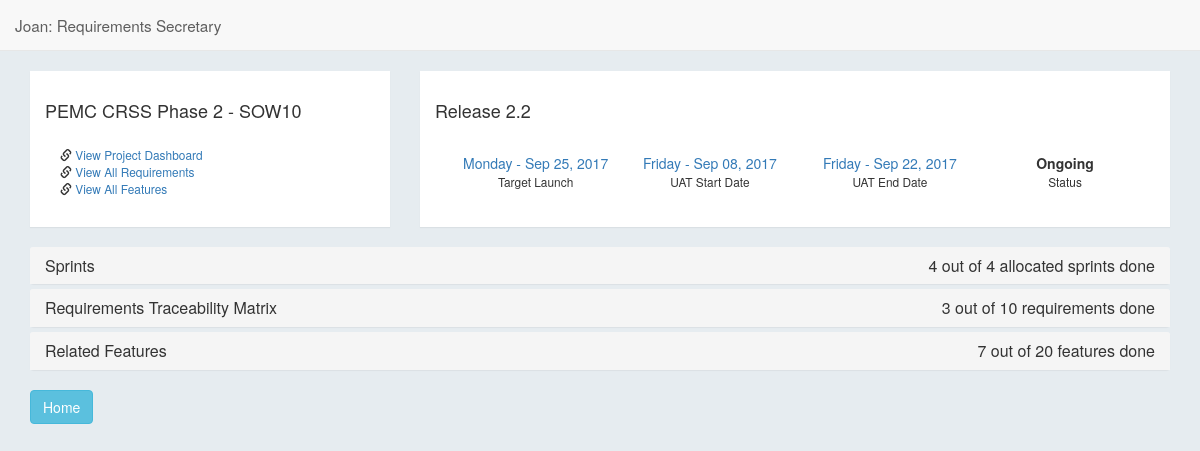
The page /joan/release/2/ on the database as committed earlier.
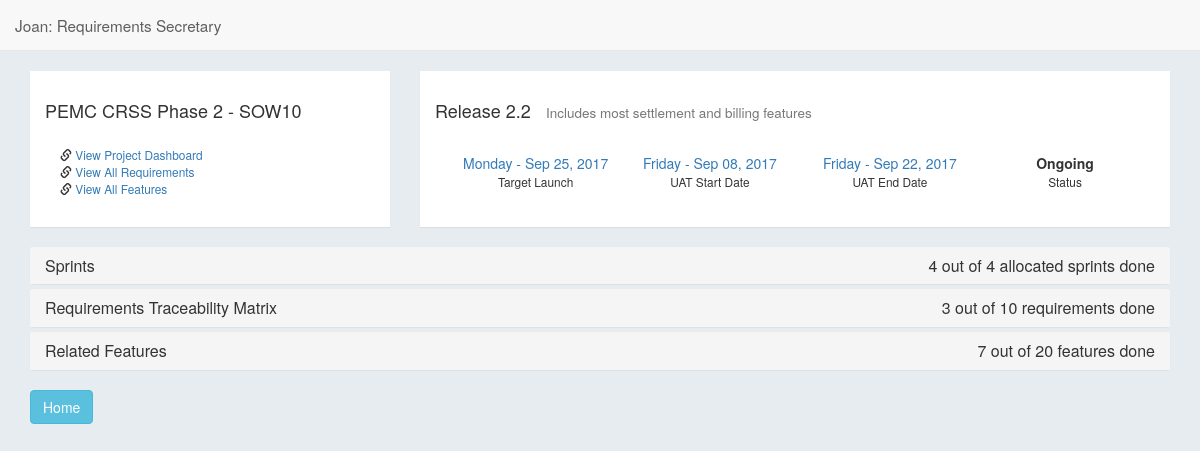
The same page on the database as committed later.
### joan/models.py (models this page shows, shortened)
class Release (models.Model):
    project = models.ForeignKey(Project, on_delete=models.CASCADE, default=DEFAULT_PROJECT)
    release_name = models.CharField(max_length=50)
    release_target_date = models.DateField(blank=True, null=True)
    release_actual_date = models.DateField(blank=True, null=True)
    release_uat_start_date = models.DateField(blank=True, null=True)
    release_uat_end_date = models.DateField(blank=True, null=True)
    release_details = models.CharField(max_length=70,blank=True)
    def __str__(self):
        return "Rel " + self.release_name

class Project (models.Model):
    project_name = models.CharField(max_length=50,unique = True)
    slug = models.SlugField(max_length=10, null=True,unique=True)
    project_company = models.CharField(max_length=50)
    project_description = models.CharField(max_length=50)
    project_start_date = models.DateField(blank=True,null=True)
    project_end_date = models.DateField(blank=True, null=True)
    created_at = models.DateTimeField(auto_now_add=True,null=True)
    updated_at = models.DateTimeField(auto_now=True,null=True)
    def __str__(self):
        return self.project_name

### joan/views.py (the view)
# urls.py: url(r'^release/(?P<pk>[a-zA-Z0-9-]+)/$', views.ReleaseView.as_view(), name='release'),
class ReleaseView(generic.DetailView):
    model = Release
    template_name = 'joan/release.html'
    def get_context_data(self, **kwargs):
        context = super(ReleaseView, self).get_context_data(**kwargs)
        context['requirement_list'] = Requirement.objects.filter(feature__release__id__exact=self.kwargs['pk']).distinct()
        context['done_requirement_list'] = Requirement.objects.distinct().filter(feature__release__id__exact=self.kwargs['pk']).filter(feature__status__exact='DO').exclude(feature__status__in=('NW', 'DU', 'FV'))
        context['done_feature_list'] = Feature.objects.filter(release__id__exact=self.kwargs['pk']).filter(status__exact='DO')
        context['done_feature_list'] = Feature.objects.filter(release__id__exact=self.kwargs['pk']).filter(status__exact='DO')
        context['done_sprint_list'] = Sprint.objects.filter(release__id__exact=self.kwargs['pk']).filter(status__exact='DO')
        context['sprint_list'] = Sprint.objects.filter(release__id__exact=self.kwargs['pk']).order_by('-sprint_end_date')
        return context

### joan/models.py (called while the page is built)
    def __str__(self):
        return self.requirement_heading

    def __str__(self):
        return self.feature_text

    def __str__(self):
        return "%s - %s" %(self.release, self.sprint_name)

### joan/templatetags/extras.py (called while the page is built)
@register.inclusion_tag(t)
def show_status(model):
    return {'model': model }

@register.filter(expects_localtime=True)
def count_business_days(to_date):
    from_date = localtime(now()).date()
    try:
        if to_date > from_date:
            day_generator = (from_date + timedelta(x + 1) for x in range((to_date - from_date).days))
            mandays = sum(1 for day in day_generator if day.weekday() <= 5)
            if mandays > 1: return str(mandays)  + " workdays to go"
            else: return str(mandays)  + " workday to go"
        else:
            day_generator = (from_date + timedelta(x + 1) for x in range((from_date - to_date).days))
            mandays = sum(1 for day in day_generator if day.weekday() <= 5) + 1
            if mandays > 1: return str(mandays)  + " workdays ago"
            else: return str(mandays)  + " workday ago"
    except AttributeError:
        return ''

### joan/templates/joan/release.html (shortened to what this page needs)
{% extends 'joan/base.html' %}
{% load extras %}
  {% block pagecontent %}
<div class="container">
<br>
  <div class="row">
    <div class="col-sm-4">
      <div class="panel module">
        <h4>{{ release.project }}</h4>
        <div class="panel-body">
        <small><span class="glyphicon glyphicon-link" aria-hidden="true"></span> <a href="{% url 'joan:project' release.project.id %}">View Project Dashboard</a></small><br>
      <small><span class="glyphicon glyphicon-link" aria-hidden="true"></span> <a href="{% url 'joan:requirements_list' release.project.id %}">View All Requirements</a></small><br>
        <small><span class="glyphicon glyphicon-link" aria-hidden="true"></span> <a href="{% url 'joan:features_list' release.project.id %}">View All Features</a></small>
      </div>
      </div>
    </div>
    <div class="col-sm-8">
      <div class="panel module">
        <div class="row">
          <div class="col-sm-12">
          <h4>Release {{ release.release_name }} &nbsp; <span class="text-right"><small>{{ release.release_details }}</small></span> </h4>
          </div>
        </div>
          <div class="panel-body">
            <div class="row">
              <div class="col-sm-3 text-center">
                  <div class="btn">
                    <a href="" data-toggle="tooltip" data-html="true" title="  {{release.release_target_date|count_business_days }}" style="cursor: pointer">{{ release.release_target_date|date:"l - M d, Y" }}</a> <br>
                    <small>Target Launch</small>
                  </div>
              </div>
              <div class="col-sm-3 text-center">
                <div class="btn">
                  <a href="" data-toggle="tooltip" data-html="true" title="  {{release.release_uat_start_date|count_business_days }}" style="cursor: pointer">{{ release.release_uat_start_date|date:"l - M d, Y" }}</a> <br>
                  <small>UAT Start Date</small>
                </div>
              </div>
              <div class="col-sm-3 text-center">
                <div class="btn">
                  <a href=""  data-toggle="tooltip" data-html="true" title="  {{release.release_uat_end_date|count_business_days }}" style="cursor: pointer">{{ release.release_uat_end_date|date:"l - M d, Y" }}</a> <br>
                  <small>UAT End Date</small>
                </div>
              </div>
              <div class="col-sm-3 text-center">
                  <div class="btn">
                            <strong>Ongoing</strong>
                    <br><small>Status</small>
                  </div>
              </div>
            </div>
          </div>
      </div>
    </div>
  </div>
</div>
<div class="container">
  <div class="panel-group" id="accordion">
    <div class="panel panel-default">
        <div class="panel-heading">
            <h4 class="panel-title">
                <a data-toggle="collapse" data-parent="#accordion" href="#collapseThree">
                    Sprints <div class="pull-right">{{ done_sprint_list.count }} out of {{ release.sprint_set.count }} allocated sprints done</div>
                </a>
            </h4>
        </div>
    </div>
    <div class="panel panel-default">
          <div class="panel-heading">
              <h4 class="panel-title">
                  <a data-toggle="collapse" data-parent="#accordion" href="#collapseOne">
                      Requirements Traceability Matrix <div class="pull-right">{{ done_requirement_list.count}} out of {{ requirement_list.count}} requirements done</div>
                  </a>
              </h4>
          </div>
      </div>
    <div class="panel panel-default">
          <div class="panel-heading">
              <h4 class="panel-title">
                  <a data-toggle="collapse" data-parent="#accordion" href="#collapseTwo">
                      Related Features <div class="pull-right">{{ done_feature_list.count }} out of {{ release.feature_set.count }} features done</div>
                  </a>
              </h4>
          </div>
      </div>
  </div>
    <a class="btn btn-info" href="{% url 'joan:project' release.project.id %}">Home</a>
</div>
{% endblock %}

Rows that differ between the two databases and show on the page:
changed Release "PEMC CRSS Phase 2 - SOW10": release_details (not shown) → "Includes most settlement and billing features"
